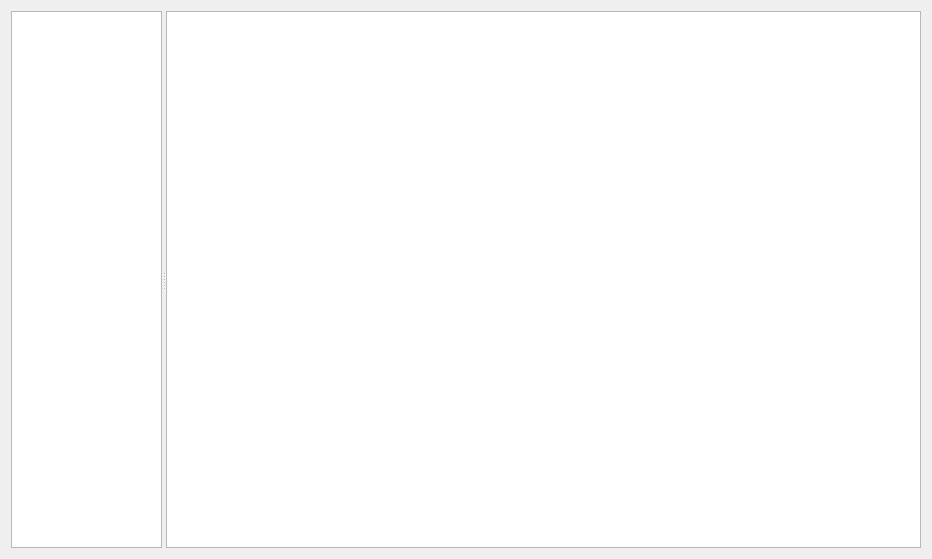
<?xml version="1.0" encoding="UTF-8"?>
<ui version="4.0">
 <class>Form</class>
 <widget class="QWidget" name="Form">
  <property name="geometry">
   <rect>
    <x>0</x>
    <y>0</y>
    <width>932</width>
    <height>559</height>
   </rect>
  </property>
  <property name="windowTitle">
   <string>Form</string>
  </property>
  <layout class="QHBoxLayout" name="horizontalLayout">
   <item>
    <widget class="QSplitter" name="splitter">
     <property name="orientation">
      <enum>Qt::Horizontal</enum>
     </property>
     <widget class="QTreeView" name="libraryTreeView">
      <property name="sizePolicy">
       <sizepolicy hsizetype="Expanding" vsizetype="Expanding">
        <horstretch>1</horstretch>
        <verstretch>0</verstretch>
       </sizepolicy>
      </property>
     </widget>
     <widget class="QTableView" name="libraryTableView">
      <property name="sizePolicy">
       <sizepolicy hsizetype="Expanding" vsizetype="Expanding">
        <horstretch>5</horstretch>
        <verstretch>0</verstretch>
       </sizepolicy>
      </property>
      <property name="selectionBehavior">
       <enum>QAbstractItemView::SelectRows</enum>
      </property>
     </widget>
    </widget>
   </item>
  </layout>
 </widget>
 <resources/>
 <connections/>
</ui>
